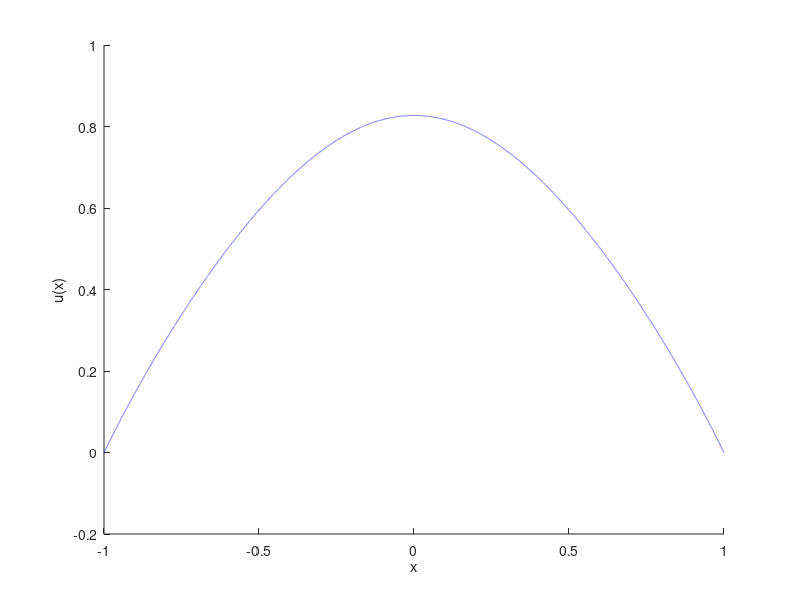

Reproduce this figure in MATLAB.
clear

tic
r = 1; sigma = 1; J = 20000; 
eps = 1;              % Diffusivity
f = @(x) x-x.^3;           % Drift function (can modify as needed)

Jt = 2 * J - 1;       
h = 1 / J;             
x = -2:h:2;

% Coefficients for Brownian motion
Chh = (sigma^2) / (2 * r^2) / h^2; 


b = zeros(Jt, 1); % Coefficient of U_j
a = zeros(Jt, 1); % Coefficient of U_(j-1)
c = zeros(Jt, 1); % Coefficient of U_(j+1)

% Non-integral part
b(2:Jt-1) = -2 * Chh; % Central difference for internal points
b(1)  = -2 * Chh - 3 * f(r * x(J+2)) / (2 * h * r); % One-sided near left boundary
b(Jt) = -2 * Chh + 3 * f(r * x(3 * J)) / (2 * h * r); % One-sided near right boundary

a(2:Jt-1) = (Chh - f(r * x(J+2:3*J-2)) / (2 * h * r))'; % Coefficient of U_(j-1)
c(2:Jt-1) = (Chh + f(r * x(J+2:3*J-2)) / (2 * h * r))'; % Coefficient of U_(j+1)

c(1)  = -5 * Chh + 4 * f(r * x(J+2)) / (2 * h * r); % One-sided diff
a(Jt) = -5 * Chh - 4 * f(r * x(3 * J)) / (2 * h * r); % One-sided diff
vp2 = zeros(Jt, 1); vp2(3) = 4 * Chh - f(r * x(3)) / (2 * h * r);  % one-sided diff
vp3 = zeros(Jt, 1); vp3(4) = -Chh; % one-sided diff 
vm2 = zeros(Jt, 1); vm2(Jt-2) = 4 * Chh + f(r * x(Jt-2)) / (2 * h * r);  % one-sided diff
vm3 = zeros(Jt, 1); vm3(Jt-3) = -Chh; % one-sided diff 

A = spdiags([vm3 vm2 [a(2:end); 0] b ...
           [0; c(1:end-1)] vp2 vp3], -3:3, Jt, Jt);

U = A \ (-1 * ones(Jt, 1)); 
U=[0; U; 0];


X = -r:(h * r):r;

hold on;
plot(X, U, 'b--');
xlabel('x');
ylabel('u(x)');


